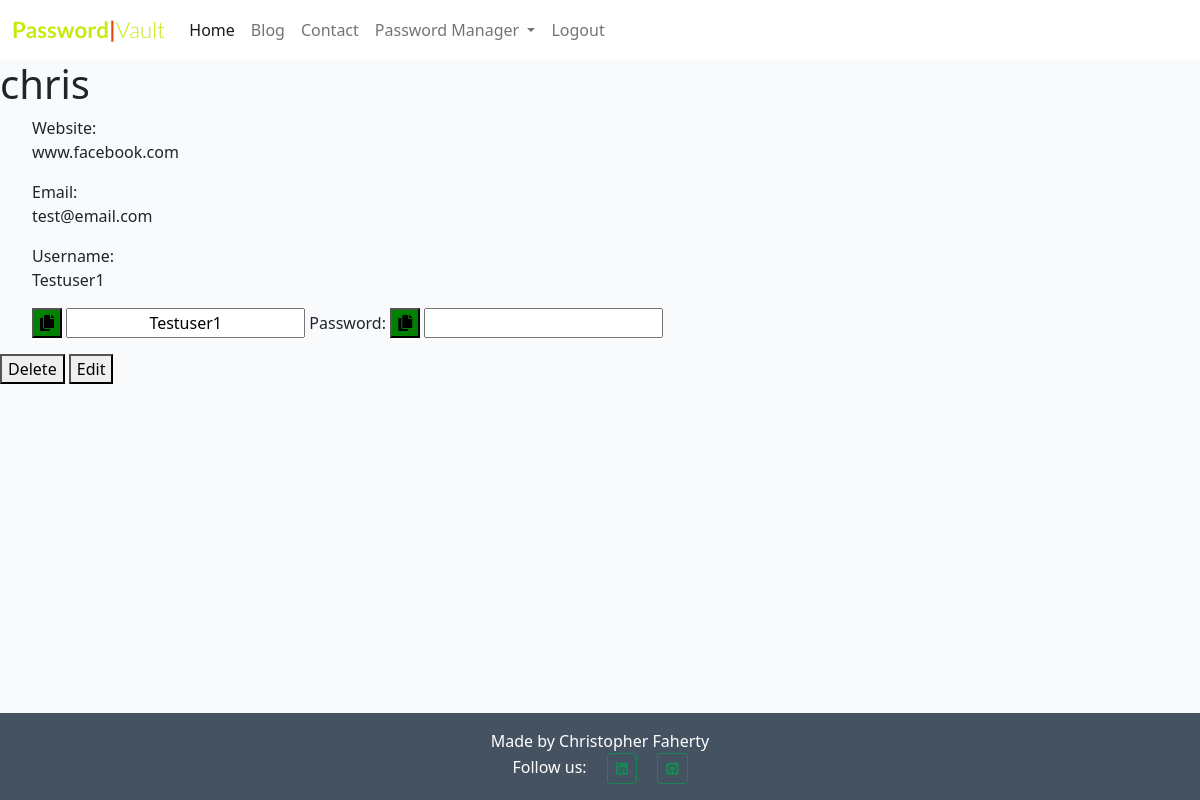
The page /2 (signed in) on the database its author committed.
### pwmanagerapp/models.py (models this page shows, shortened)
class PwAccount(models.Model):
    user = models.ForeignKey(User, on_delete=models.CASCADE, related_name="pwaccount", null=True)
    name = models.CharField(max_length=200)
    website = models.CharField(max_length =100)
    email = models.EmailField(max_length =100)
    username = models.CharField(max_length =50)
    password = encrypt(models.CharField(max_length=50, blank=False))

### pwmanagerapp/views.py (the view, shortened to what this page needs)
# urls.py: path("<int:id>", index, name="index"),
def index(request, id):
    acc = PwAccount.objects.get(id=id)
    if acc in request.user.pwaccount.all():
        return render(request, "pwmanagerapp/list.html", {"acc":acc})
    return render(request, "home.html", {})

### pwmanagerapp/templates/pwmanagerapp/list.html (shortened to what this page needs)
{% extends "base.html" %}
{% block content %}
	<h1>{{acc.name}}</h1>
	<ul>
		<label>Website:</label>
		<p>{{acc.website}}</p>
		<label>Email:</label>
		<p>{{acc.email}}</p>
		<label>Username:</label>
		<p>{{acc.username}}</p>
		<button style="background:green; text-align:center;" onclick="CopyAccUser()"><i class="fas fa-copy"></i></button>
		<input style="text-align:center;" type="text" value="{{acc.username}}"id="accusername">
		<label>Password:</label>
		<button style="background:green; text-align:center;" onclick="CopyAccPass()"><i class="fas fa-copy"></i></button>
     	<input style="text-align:center;" type="text" value="{{acc.password}}"id="accpassword">
	</ul>
	<td>
		<a href="/delete/{{ acc.id }}">
			<button>Delete</button>
		</a>
	</td>
	<td>
		<a href="/edit/{{ acc.id }}">
			<button>Edit</button>
		</a>
	</td>
{% endblock %}

### static/css/style.css (style rules this page uses)
.main-bg { background-color: #F9FAFC; }
a { color: #000000; text-decoration: none; }

### rows shown on the page
PwAccount: name "chris", website "www.facebook.com", email "test@email.com", username "Testuser1"
